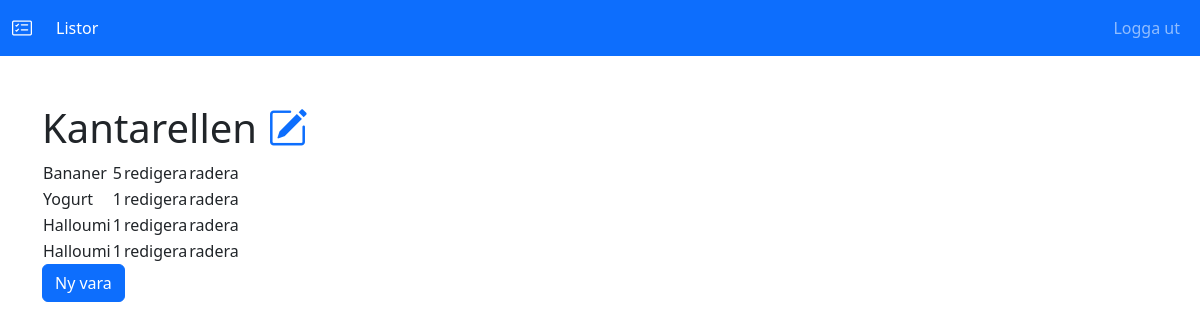
The page /lista/1/ (signed in) on the database as committed earlier.
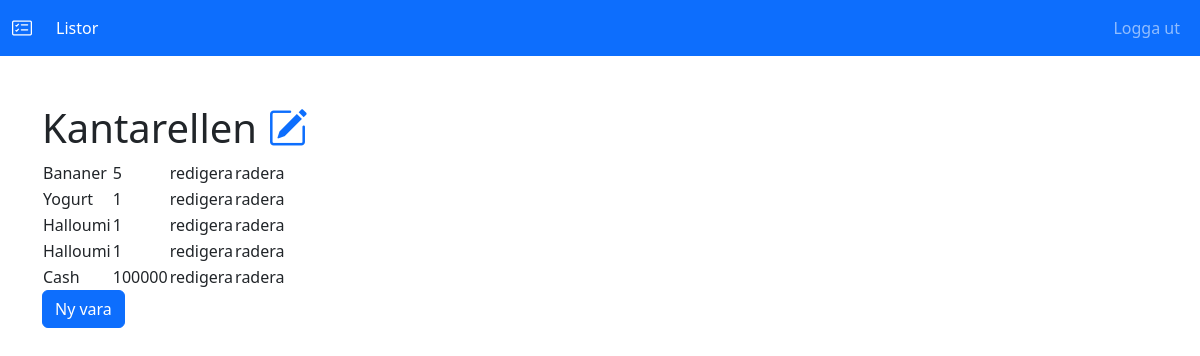
The same page on the database as committed later.
### listor/models.py (models this page shows, shortened)
class List(models.Model):
    list_name=models.CharField(max_length=255)
    list_user=models.ForeignKey(User,on_delete=models.CASCADE)
    created_date=models.DateTimeField(default=timezone.now)

class Item(models.Model):
    item_name=models.CharField(max_length=255)
    amount=models.IntegerField(default=1)
    purchased=models.BooleanField(default=False)
    list=models.ForeignKey(List,on_delete=models.CASCADE)

### listor/views.py (the view)
# urls.py: path('lista/<int:pk>/', views.EnLista.as_view(), name='lista-sida'),
class EnLista(LoginRequiredMixin,ListView):
    model=Item
    template_name = 'listor/lista.html'
    context_object_name = 'items'
    def get_queryset(self):
        return Item.objects.filter(list=self.kwargs['pk'])
    def get_context_data(self, **kwargs):
        context=super().get_context_data(**kwargs)
        context['listan'] = List.objects.filter(id=self.kwargs['pk'])
        return context

### listor/templates/listor/lista.html
{% extends 'listor/mall.html' %}
{% block innehall %}
    <div class="container py-5">
        {% for lista in listan %}
            <h1>{{lista.list_name}}
                <a href="{% url 'lista-uppdatera' lista.id %}"><i class="bi bi-pencil-square"></i></a>
            </h1>
        {% endfor %}
        <table>
            {% for item in items %}
            <tr>
                <td>{{item.item_name}}</td>
                <td>{{item.amount}}</td>
                <td>redigera</td>
                <td>radera</td>
            </tr>
            {% endfor %}
        </table>
        {% for lista in listan %}
            <a class="btn btn-primary" href="{% url 'vara-ny' lista.id %}">Ny vara</a>
        {% endfor %}
    </div>
{% endblock innehall %}

### listor/templates/listor/mall.html (shortened to what this page needs)
<!DOCTYPE html>
<html lang="sv">
<head>
    <link href="https://cdn.jsdelivr.net/npm/bootstrap@5.3.0/dist/css/bootstrap.min.css" rel="stylesheet">
    <link href="https://cdn.jsdelivr.net/npm/bootstrap-icons@1.11.3/font/bootstrap-icons.css" rel="stylesheet">
</head>
<body>
  <nav class="navbar bg-primary navbar-expand-lg" data-bs-theme="dark">
    <div class="container-fluid">
      <a class="navbar-brand" href="{% url 'lista-hem' %}"><i class="bi bi-card-checklist"></i></a>
      <div class="collapse navbar-collapse ms-auto" id="navbarNavAltMarkup">
        <div class="navbar-nav">
          <a class="nav-link active" aria-current="page" href="{% url 'lista-hem' %}">Listor</a>
        </div>
        <div class="navbar-nav ms-auto">
          {% if user.is_authenticated %}
          <a class="nav-link" href="{% url 'loggaut' %}">Logga ut</a>
        {% else %}
          <a class="nav-link" href="{% url 'loggain' %}">Logga in</a>
          <a class="nav-link" href="{% url 'registrera' %}">Registrera</a>
        {% endif %}
        </div>
      </div>
    </div>
  </nav>
  {% block innehall %}{% endblock innehall %}
</body>
</html>

Rows that differ between the two databases and show on the page:
added Item: item_name "Cash", amount "100000"
